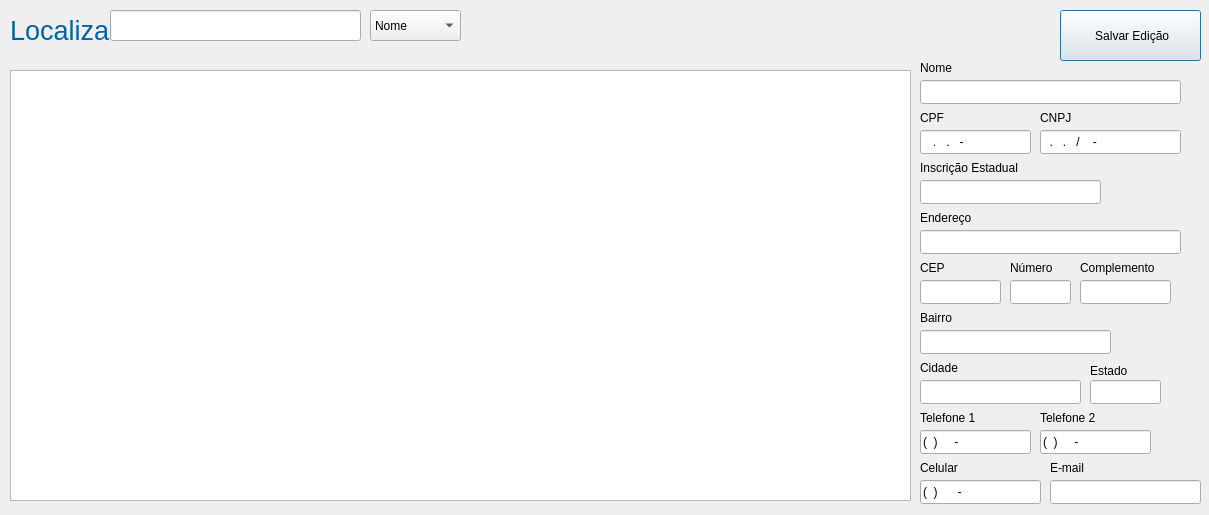
<?xml version="1.0" encoding="UTF-8"?>
<ui version="4.0">
 <class>change_customer</class>
 <widget class="QDialog" name="change_customer">
  <property name="geometry">
   <rect>
    <x>0</x>
    <y>0</y>
    <width>1209</width>
    <height>515</height>
   </rect>
  </property>
  <property name="windowTitle">
   <string>Dialog</string>
  </property>
  <widget class="QLabel" name="label_14">
   <property name="geometry">
    <rect>
     <x>1040</x>
     <y>410</y>
     <width>71</width>
     <height>16</height>
    </rect>
   </property>
   <property name="text">
    <string>Telefone 2</string>
   </property>
  </widget>
  <widget class="QLineEdit" name="numero_lineEdit">
   <property name="geometry">
    <rect>
     <x>1010</x>
     <y>280</y>
     <width>61</width>
     <height>24</height>
    </rect>
   </property>
   <property name="inputMask">
    <string>00000</string>
   </property>
  </widget>
  <widget class="QLabel" name="label_3">
   <property name="geometry">
    <rect>
     <x>920</x>
     <y>60</y>
     <width>57</width>
     <height>15</height>
    </rect>
   </property>
   <property name="text">
    <string>Nome</string>
   </property>
  </widget>
  <widget class="QLineEdit" name="cep_lineEdit">
   <property name="geometry">
    <rect>
     <x>920</x>
     <y>280</y>
     <width>81</width>
     <height>24</height>
    </rect>
   </property>
   <property name="focusPolicy">
    <enum>Qt::StrongFocus</enum>
   </property>
   <property name="toolTip">
    <string>&lt;html&gt;&lt;head/&gt;&lt;body&gt;&lt;p&gt;somente números&lt;/p&gt;&lt;/body&gt;&lt;/html&gt;</string>
   </property>
   <property name="inputMethodHints">
    <set>Qt::ImhPreferNumbers</set>
   </property>
   <property name="inputMask">
    <string/>
   </property>
   <property name="text">
    <string/>
   </property>
   <property name="maxLength">
    <number>32767</number>
   </property>
   <property name="cursorPosition">
    <number>0</number>
   </property>
  </widget>
  <widget class="QLineEdit" name="cpf_lineEdit">
   <property name="geometry">
    <rect>
     <x>920</x>
     <y>130</y>
     <width>111</width>
     <height>24</height>
    </rect>
   </property>
   <property name="inputMask">
    <string>000.000.000-00</string>
   </property>
   <property name="text">
    <string>..-</string>
   </property>
  </widget>
  <widget class="QLineEdit" name="endereco_lineEdit">
   <property name="geometry">
    <rect>
     <x>920</x>
     <y>230</y>
     <width>261</width>
     <height>24</height>
    </rect>
   </property>
  </widget>
  <widget class="QLabel" name="label_10">
   <property name="geometry">
    <rect>
     <x>920</x>
     <y>310</y>
     <width>57</width>
     <height>15</height>
    </rect>
   </property>
   <property name="text">
    <string>Bairro</string>
   </property>
  </widget>
  <widget class="QLabel" name="label_11">
   <property name="geometry">
    <rect>
     <x>920</x>
     <y>260</y>
     <width>57</width>
     <height>15</height>
    </rect>
   </property>
   <property name="text">
    <string>CEP</string>
   </property>
  </widget>
  <widget class="QLabel" name="label_7">
   <property name="geometry">
    <rect>
     <x>1010</x>
     <y>260</y>
     <width>57</width>
     <height>15</height>
    </rect>
   </property>
   <property name="text">
    <string>Número</string>
   </property>
  </widget>
  <widget class="QLabel" name="label_13">
   <property name="geometry">
    <rect>
     <x>920</x>
     <y>410</y>
     <width>91</width>
     <height>16</height>
    </rect>
   </property>
   <property name="text">
    <string>Telefone 1</string>
   </property>
  </widget>
  <widget class="QLabel" name="label_4">
   <property name="geometry">
    <rect>
     <x>920</x>
     <y>110</y>
     <width>71</width>
     <height>16</height>
    </rect>
   </property>
   <property name="text">
    <string>CPF</string>
   </property>
  </widget>
  <widget class="QLineEdit" name="localizar_lineEdit">
   <property name="geometry">
    <rect>
     <x>110</x>
     <y>10</y>
     <width>251</width>
     <height>31</height>
    </rect>
   </property>
  </widget>
  <widget class="QLabel" name="label_9">
   <property name="geometry">
    <rect>
     <x>920</x>
     <y>360</y>
     <width>57</width>
     <height>15</height>
    </rect>
   </property>
   <property name="text">
    <string>Cidade</string>
   </property>
  </widget>
  <widget class="QLabel" name="label_17">
   <property name="geometry">
    <rect>
     <x>1040</x>
     <y>110</y>
     <width>71</width>
     <height>16</height>
    </rect>
   </property>
   <property name="text">
    <string>CNPJ</string>
   </property>
  </widget>
  <widget class="QLineEdit" name="telefone2_lineEdit">
   <property name="geometry">
    <rect>
     <x>1040</x>
     <y>430</y>
     <width>111</width>
     <height>24</height>
    </rect>
   </property>
   <property name="inputMask">
    <string>(00) 0000-0000</string>
   </property>
   <property name="text">
    <string>() -</string>
   </property>
  </widget>
  <widget class="QLineEdit" name="estado_lineEdit">
   <property name="geometry">
    <rect>
     <x>1090</x>
     <y>380</y>
     <width>71</width>
     <height>24</height>
    </rect>
   </property>
   <property name="text">
    <string/>
   </property>
  </widget>
  <widget class="QLineEdit" name="telefone1_lineEdit">
   <property name="geometry">
    <rect>
     <x>920</x>
     <y>430</y>
     <width>111</width>
     <height>24</height>
    </rect>
   </property>
   <property name="inputMask">
    <string>(00) 0000-0000</string>
   </property>
  </widget>
  <widget class="QLineEdit" name="celular_lineEdit">
   <property name="geometry">
    <rect>
     <x>920</x>
     <y>480</y>
     <width>121</width>
     <height>24</height>
    </rect>
   </property>
   <property name="inputMask">
    <string>(00) 00000-0000</string>
   </property>
   <property name="text">
    <string>() -</string>
   </property>
  </widget>
  <widget class="QTableView" name="tableView">
   <property name="geometry">
    <rect>
     <x>10</x>
     <y>70</y>
     <width>901</width>
     <height>431</height>
    </rect>
   </property>
   <property name="contextMenuPolicy">
    <enum>Qt::DefaultContextMenu</enum>
   </property>
   <property name="selectionBehavior">
    <enum>QAbstractItemView::SelectRows</enum>
   </property>
   <attribute name="horizontalHeaderDefaultSectionSize">
    <number>150</number>
   </attribute>
   <attribute name="horizontalHeaderStretchLastSection">
    <bool>true</bool>
   </attribute>
  </widget>
  <widget class="QPushButton" name="pushButton_2">
   <property name="geometry">
    <rect>
     <x>1060</x>
     <y>10</y>
     <width>141</width>
     <height>51</height>
    </rect>
   </property>
   <property name="text">
    <string> Salvar Edição</string>
   </property>
   <property name="icon">
    <iconset>
     <normaloff>:/Icon Theme/numix-white/Numix-White/48@2x/apps/kfloppy.svg</normaloff>:/Icon Theme/numix-white/Numix-White/48@2x/apps/kfloppy.svg</iconset>
   </property>
   <property name="iconSize">
    <size>
     <width>42</width>
     <height>42</height>
    </size>
   </property>
  </widget>
  <widget class="QLabel" name="label_16">
   <property name="geometry">
    <rect>
     <x>1050</x>
     <y>460</y>
     <width>57</width>
     <height>15</height>
    </rect>
   </property>
   <property name="text">
    <string>E-mail</string>
   </property>
  </widget>
  <widget class="QLineEdit" name="insc_estadual_lineEdit">
   <property name="geometry">
    <rect>
     <x>920</x>
     <y>180</y>
     <width>181</width>
     <height>24</height>
    </rect>
   </property>
   <property name="text">
    <string/>
   </property>
  </widget>
  <widget class="QLabel" name="label_8">
   <property name="geometry">
    <rect>
     <x>1080</x>
     <y>260</y>
     <width>111</width>
     <height>16</height>
    </rect>
   </property>
   <property name="text">
    <string>Complemento</string>
   </property>
  </widget>
  <widget class="QLineEdit" name="nome_lineEdit">
   <property name="geometry">
    <rect>
     <x>920</x>
     <y>80</y>
     <width>261</width>
     <height>24</height>
    </rect>
   </property>
  </widget>
  <widget class="QComboBox" name="comboBox">
   <property name="geometry">
    <rect>
     <x>370</x>
     <y>10</y>
     <width>91</width>
     <height>31</height>
    </rect>
   </property>
   <item>
    <property name="text">
     <string>Nome</string>
    </property>
   </item>
   <item>
    <property name="text">
     <string>CPF</string>
    </property>
   </item>
   <item>
    <property name="text">
     <string>CNPJ</string>
    </property>
   </item>
   <item>
    <property name="text">
     <string>CEP</string>
    </property>
   </item>
  </widget>
  <widget class="QLabel" name="label_15">
   <property name="geometry">
    <rect>
     <x>920</x>
     <y>460</y>
     <width>57</width>
     <height>15</height>
    </rect>
   </property>
   <property name="text">
    <string>Celular</string>
   </property>
  </widget>
  <widget class="QLineEdit" name="complemento_lineEdit">
   <property name="geometry">
    <rect>
     <x>1080</x>
     <y>280</y>
     <width>91</width>
     <height>24</height>
    </rect>
   </property>
  </widget>
  <widget class="QLineEdit" name="cidade_lineEdit">
   <property name="geometry">
    <rect>
     <x>920</x>
     <y>380</y>
     <width>161</width>
     <height>24</height>
    </rect>
   </property>
  </widget>
  <widget class="QLineEdit" name="bairro_lineEdit">
   <property name="geometry">
    <rect>
     <x>920</x>
     <y>330</y>
     <width>191</width>
     <height>24</height>
    </rect>
   </property>
  </widget>
  <widget class="QLabel" name="label">
   <property name="geometry">
    <rect>
     <x>10</x>
     <y>20</y>
     <width>101</width>
     <height>21</height>
    </rect>
   </property>
   <property name="font">
    <font>
     <pointsize>20</pointsize>
     <weight>50</weight>
     <italic>false</italic>
     <bold>false</bold>
     <underline>false</underline>
     <strikeout>false</strikeout>
    </font>
   </property>
   <property name="styleSheet">
    <string notr="true">color: qlineargradient(spread:reflect, x1:0, y1:0, x2:1, y2:0, stop:1 rgba(0, 100, 163, 255));</string>
   </property>
   <property name="text">
    <string>Localizar</string>
   </property>
  </widget>
  <widget class="QLabel" name="label_5">
   <property name="geometry">
    <rect>
     <x>920</x>
     <y>160</y>
     <width>111</width>
     <height>16</height>
    </rect>
   </property>
   <property name="text">
    <string>Inscrição Estadual</string>
   </property>
  </widget>
  <widget class="QLineEdit" name="email_lineEdit">
   <property name="geometry">
    <rect>
     <x>1050</x>
     <y>480</y>
     <width>151</width>
     <height>24</height>
    </rect>
   </property>
  </widget>
  <widget class="QLineEdit" name="cnpj_lineEdit">
   <property name="geometry">
    <rect>
     <x>1040</x>
     <y>130</y>
     <width>141</width>
     <height>24</height>
    </rect>
   </property>
   <property name="inputMask">
    <string>00.000.000/0000-00</string>
   </property>
   <property name="text">
    <string>../-</string>
   </property>
  </widget>
  <widget class="QLabel" name="label_6">
   <property name="geometry">
    <rect>
     <x>920</x>
     <y>210</y>
     <width>57</width>
     <height>15</height>
    </rect>
   </property>
   <property name="text">
    <string>Endereço</string>
   </property>
  </widget>
  <widget class="QLabel" name="label_12">
   <property name="geometry">
    <rect>
     <x>1090</x>
     <y>360</y>
     <width>57</width>
     <height>21</height>
    </rect>
   </property>
   <property name="text">
    <string>Estado</string>
   </property>
  </widget>
 </widget>
 <resources/>
 <connections/>
</ui>
